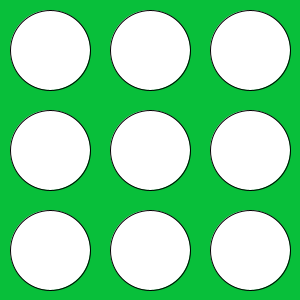
Frame 1 (no input)
Frame 60 (the mouse pressed at the canvas centre just before this capture): identical to frame 1, image omitted
Frame 120 (the mouse held since frame 60 and released just before this capture): identical to frame 1, image omitted

The Processing sketch that drew this single still picture (run headless with seeded random() and noise(); from frame 60 on, the mouse is pressed at the canvas centre):

// Processing sketch: week10_1
// ── week10_1.pde
//week10-1 好玩的程式設計-打地鼠
void setup() {
  size(300, 300);
}
void draw() {
  background(#08BF3A) ;
  for (int i=0; i<3; i++) {
    for (int j=0; j<3; j++) {
      int x=j*100+50, y=i*100+50;
      ellipse(x, y, 80, 80);
    }
  }
}
